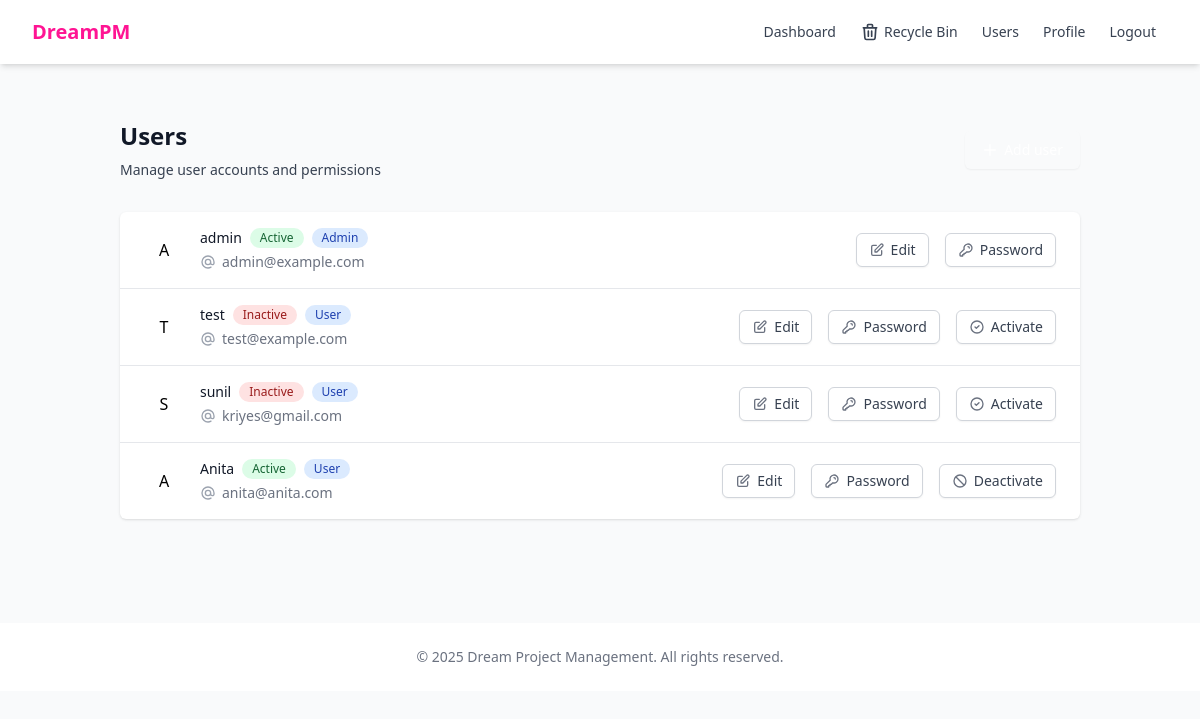
Page /admin/users (signed in) on the committed database.
### app/models/user.py (models this page shows, shortened)
class User(UserMixin, db.Model):
    __tablename__ = 'users'
    id = db.Column(db.Integer, primary_key=True)
    username = db.Column(db.String(64), unique=True, nullable=False)
    email = db.Column(db.String(120), unique=True, nullable=False)
    password_hash = db.Column(db.String(256))  # Increased length for hash
    first_name = db.Column(db.String(64))
    last_name = db.Column(db.String(64))
    created_at = db.Column(db.DateTime, default=datetime.utcnow)
    role_id = db.Column(db.Integer, db.ForeignKey('roles.id'))
    _is_active = db.Column('is_active', db.Boolean, default=True)  # Renamed column
    role = db.relationship('Role', back_populates='users')
    created_dreams = db.relationship('Dream', back_populates='creator', cascade='all, delete-orphan')
    created_milestones = db.relationship('Milestone', back_populates='creator', cascade='all, delete-orphan')
    created_goals = db.relationship('Goal', back_populates='creator', cascade='all, delete-orphan')
    created_tasks = db.relationship('Task', foreign_keys='Task.creator_id', back_populates='creator', cascade='all, delete-orphan')
    assigned_tasks = db.relationship('Task', foreign_keys='Task.assignee_id', back_populates='assignee')
    @property
    def is_active(self):
        if self.is_admin():
            return True
        return bool(self._is_active)
    @is_active.setter
    def is_active(self, value):
        if self.is_admin() and not value:
            return
        self._is_active = bool(value)
    def get_full_name(self):
        if self.first_name and self.last_name:
            return f"{self.first_name} {self.last_name}"
        return self.username
    def is_admin(self):
        return self.role and self.role.name == 'admin'

class Role(db.Model):
    __tablename__ = 'roles'
    id = db.Column(db.Integer, primary_key=True)
    name = db.Column(db.String(64), unique=True)
    users = db.relationship('User', back_populates='role')

### app/routes/main.py (the view)
@main.route('/admin/users')
@login_required
def admin_users():
    if not current_user.is_admin():
        flash('Access denied.', 'error')
        return redirect(url_for('main.dashboard'))
    users = User.query.all()
    return render_template('main/admin/users.html', users=users)

### app/__init__.py (called while the page is built)
@login_manager.user_loader
def load_user(id):
    return User.query.get(int(id))

### app/templates/main/admin/users.html (shortened to what this page needs)
{% extends "base.html" %}
{% block content %}
<div class="container mx-auto px-4 sm:px-6 lg:px-8 py-8">
    <div class="sm:flex sm:items-center mb-8">
        <div class="sm:flex-auto">
            <h1 class="text-2xl font-semibold text-gray-900">Users</h1>
            <p class="mt-2 text-sm text-gray-700">Manage user accounts and permissions</p>
        </div>
        <div class="mt-4 sm:mt-0 sm:ml-16 sm:flex-none">
            <a href="{{ url_for('main.admin_user_new') }}" class="inline-flex items-center px-4 py-2 border border-transparent text-sm font-medium rounded-md shadow-sm text-white bg-deep-pink-600 hover:bg-deep-pink-700 focus:outline-none focus:ring-2 focus:ring-offset-2 focus:ring-deep-pink-500">
                <svg class="h-4 w-4 mr-1.5" fill="none" stroke="currentColor" viewBox="0 0 24 24">
                    <path stroke-linecap="round" stroke-linejoin="round" stroke-width="2" d="M12 4v16m8-8H4" />
                </svg>
            </a>
        </div>
    </div>
    <div class="bg-white shadow overflow-hidden sm:rounded-md">
        <ul role="list" class="divide-y divide-gray-200">
            {% for user in users %}
            <li class="px-4 py-4 sm:px-6 hover:bg-gray-50">
                <div class="flex items-center justify-between">
                    <div class="flex items-center min-w-0">
                        <div class="flex-shrink-0">
                            <span class="inline-flex h-10 w-10 items-center justify-center rounded-full bg-deep-pink-100">
                                <span class="font-medium text-deep-pink-800">{{ user.first_name[0] if user.first_name else user.username[0] | upper }}</span>
                            </span>
                        </div>
                        <div class="ml-4">
                            <div class="flex items-center">
                                <p class="text-sm font-medium text-gray-900 truncate">{{ user.get_full_name() }}</p>
                                <span class="ml-2 inline-flex items-center px-2.5 py-0.5 rounded-full text-xs font-medium {{ 'bg-green-100 text-green-800' if user.is_active else 'bg-red-100 text-red-800' }}">
                                    {{ "Active" if user.is_active else "Inactive" }}
                                </span>
                                <span class="ml-2 inline-flex items-center px-2.5 py-0.5 rounded-full text-xs font-medium bg-blue-100 text-blue-800">
                                    {{ user.role.name | title }}
                                </span>
                            </div>
                            <div class="mt-1 flex items-center text-sm text-gray-500">
                                <svg class="flex-shrink-0 mr-1.5 h-4 w-4 text-gray-400" fill="none" stroke="currentColor" viewBox="0 0 24 24">
                                    <path stroke-linecap="round" stroke-linejoin="round" stroke-width="2" d="M16 12a4 4 0 10-8 0 4 4 0 008 0zm0 0v1.5a2.5 2.5 0 005 0V12a9 9 0 10-9 9m4.5-1.206a8.959 8.959 0 01-4.5 1.207" />
                                </svg>
                                {{ user.email }}
                            </div>
                        </div>
                    </div>
                    <div class="flex items-center space-x-4">
                        <a href="{{ url_for('main.admin_user_edit', user_id=user.id) }}"
                           class="inline-flex items-center px-3 py-1.5 border border-gray-300 shadow-sm text-sm font-medium rounded-md text-gray-700 bg-white hover:bg-gray-50 focus:outline-none focus:ring-2 focus:ring-offset-2 focus:ring-deep-pink-500">
                            <svg class="h-4 w-4 mr-1.5 text-gray-500" fill="none" stroke="currentColor" viewBox="0 0 24 24">
                                <path stroke-linecap="round" stroke-linejoin="round" stroke-width="2" d="M11 5H6a2 2 0 00-2 2v11a2 2 0 002 2h11a2 2 0 002-2v-5m-1.414-9.414a2 2 0 112.828 2.828L11.828 15H9v-2.828l8.586-8.586z" />
                            </svg>
                            Edit
                        </a>
                        <button type="button"
                                onclick="openPasswordModal('{{ user.id }}')"
                                class="inline-flex items-center px-3 py-1.5 border border-gray-300 shadow-sm text-sm font-medium rounded-md text-gray-700 bg-white hover:bg-gray-50 focus:outline-none focus:ring-2 focus:ring-offset-2 focus:ring-deep-pink-500">
                            <svg class="h-4 w-4 mr-1.5 text-gray-500" fill="none" stroke="currentColor" viewBox="0 0 24 24">
                                <path stroke-linecap="round" stroke-linejoin="round" stroke-width="2" d="M15 7a2 2 0 012 2m4 0a6 6 0 01-7.743 5.743L11 17H9v2H7v2H4a1 1 0 01-1-1v-2.586a1 1 0 01.293-.707l5.964-5.964A6 6 0 1121 9z" />
                            </svg>
                            Password
                        </button>
                        {% if not user.is_admin() %}
                        <form action="{{ url_for('main.admin_user_toggle', user_id=user.id) }}" method="POST" class="inline">
                            <button type="submit"
                                    class="inline-flex items-center px-3 py-1.5 border border-gray-300 shadow-sm text-sm font-medium rounded-md text-gray-700 bg-white hover:bg-gray-50 focus:outline-none focus:ring-2 focus:ring-offset-2 focus:ring-deep-pink-500">
                                <svg class="h-4 w-4 mr-1.5 text-gray-500" fill="none" stroke="currentColor" viewBox="0 0 24 24">
                                    {% if user.is_active %}
                                    <path stroke-linecap="round" stroke-linejoin="round" stroke-width="2" d="M18.364 18.364A9 9 0 005.636 5.636m12.728 12.728A9 9 0 015.636 5.636m12.728 12.728L5.636 5.636" />
                                    {% else %}
                                    <path stroke-linecap="round" stroke-linejoin="round" stroke-width="2" d="M9 12l2 2 4-4m6 2a9 9 0 11-18 0 9 9 0 0118 0z" />
                                    {% endif %}
                                </svg>
                                {{ "Deactivate" if user.is_active else "Activate" }}
                            </button>
                        </form>
                        {% endif %}
                    </div>
                </div>
            </li>
            {% endfor %}
        </ul>
    </div>
</div>
{% endblock %}

### app/templates/base.html (shortened to what this page needs)
<!DOCTYPE html>
<html lang="en">
<head>
    <script src="https://cdn.tailwindcss.com"></script>
</head>
<body class="min-h-screen bg-gray-50">
    <nav class="bg-white shadow-md">
        <div class="max-w-7xl mx-auto px-4 sm:px-6 lg:px-8">
            <div class="flex justify-between h-16">
                <div class="flex">
                    <div class="flex-shrink-0 flex items-center">
                        <a href="{{ url_for('main.dashboard') }}" class="text-primary font-bold text-xl">
                            DreamPM
                        </a>
                    </div>
                </div>
                <div class="flex items-center">
                    {% if current_user.is_authenticated %}
                        <a href="{{ url_for('main.dashboard') }}" class="text-gray-700 hover:text-primary px-3 py-2 rounded-md text-sm font-medium">Dashboard</a>
                        <a href="{{ url_for('main.trash') }}" class="text-gray-700 hover:text-primary px-3 py-2 rounded-md text-sm font-medium">
                            <div class="flex items-center">
                                <svg class="h-5 w-5 mr-1" fill="none" stroke="currentColor" viewBox="0 0 24 24">
                                    <path stroke-linecap="round" stroke-linejoin="round" stroke-width="2" d="M19 7l-.867 12.142A2 2 0 0116.138 21H7.862a2 2 0 01-1.995-1.858L5 7m5 4v6m4-6v6m1-10V4a1 1 0 00-1-1h-4a1 1 0 00-1 1v3M4 7h16" />
                                </svg>
                                Recycle Bin
                            </div>
                        </a>
                        {% if current_user.is_admin() %}
                        <a href="{{ url_for('main.admin_users') }}" class="text-gray-700 hover:text-primary px-3 py-2 rounded-md text-sm font-medium">Users</a>
                        {% endif %}
                        <a href="{{ url_for('main.profile') }}" class="text-gray-700 hover:text-primary px-3 py-2 rounded-md text-sm font-medium">Profile</a>
                        <a href="{{ url_for('auth.logout') }}" class="text-gray-700 hover:text-primary px-3 py-2 rounded-md text-sm font-medium">Logout</a>
                    {% else %}
                        <a href="{{ url_for('auth.login') }}" class="text-gray-700 hover:text-primary px-3 py-2 rounded-md text-sm font-medium">Login</a>
                        <a href="{{ url_for('auth.register') }}" class="text-gray-700 hover:text-primary px-3 py-2 rounded-md text-sm font-medium">Register</a>
                    {% endif %}
                </div>
            </div>
        </div>
    </nav>
    <main class="max-w-7xl mx-auto py-6 sm:px-6 lg:px-8">
        {% block content %}{% endblock %}
    </main>
    <footer class="bg-white mt-12">
        <div class="max-w-7xl mx-auto py-6 px-4 sm:px-6 lg:px-8">
            <p class="text-center text-gray-500 text-sm">
                &copy; {{ now.year }} Dream Project Management. All rights reserved.
            </p>
        </div>
    </footer>
</body>
</html>

### rows in the picture
User: first_name+username "A", get_full_name "admin", role.name "Admin", email "admin@example.com"
Role: name "Active"
User: first_name+username "T", get_full_name "test", role.name "User", email "test@example.com"
Role: name.is_active "Inactive", name.is_active "Activate", name.is_active "Active", name.is_active "Deactivate"
User: first_name+username "S", get_full_name "sunil", role.name "User", email "kriyes@gmail.com"
User: first_name+username "A", get_full_name "Anita", role.name "User", email "anita@anita.com"
